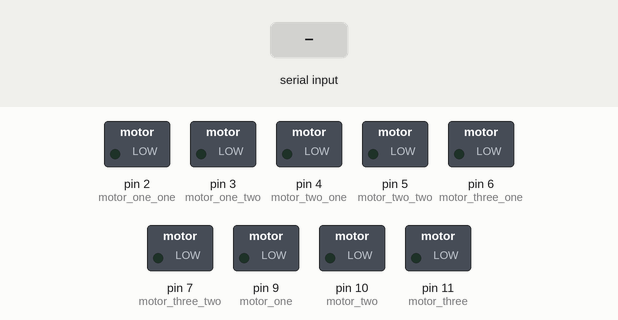
Bench run of a sketch on a simulated Arduino Uno, built with avr-gcc and run on an emulated ATmega328P. Parts: switched loads named in the sketch (green lamp = pin HIGH). The inputs (shaded band) are chosen by the test bench. What the sketch prints to the serial monitor is not drawn.

Above: at 1.2 s.
1.3 s: "1" received over Serial
At 2.1 s:
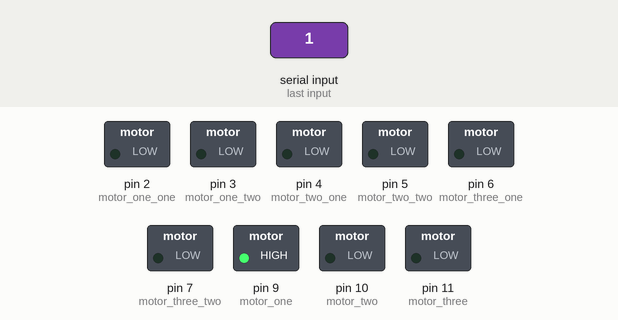
2.8 s: "2" received over Serial
At 3.2 s:
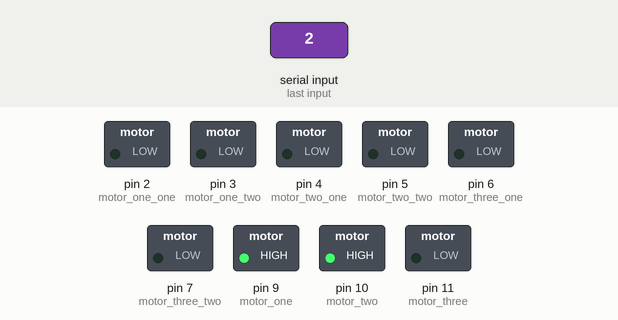
Timing chart, 0 to 5.8 s (numbered marks = the images above; inputs shaded):
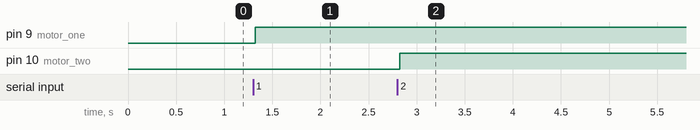

The sketch:

software_alpha.ino
```cpp
const int motor_one_one = 2; //moteur 1
const int motor_one_two = 3; //moteur 1
const int motor_two_one = 4; //moteur 2
const int motor_two_two = 5; //moteur 2
const int motor_three_one = 6; //moteur 3
const int motor_three_two = 7; //moteur 3
const int sensor_flow = 8; //capteur de courant
const int motor_one = 9; //voyant moteur 1
const int motor_two = 10; //voyant moteur 2
const int motor_three = 11; //voyant moteur 3
long time; //temps
char motor_activate = 0;
byte motor_sens_one = 0;
int byte_read2;
void setup()
{
  pinMode(motor_one_one, OUTPUT);
  pinMode(motor_one_two, OUTPUT);
  pinMode(motor_two_one, OUTPUT);
  pinMode(motor_two_two, OUTPUT);
  pinMode(motor_three_one, OUTPUT);
  pinMode(motor_three_two, OUTPUT);
  pinMode(motor_one, OUTPUT);
  pinMode(motor_two, OUTPUT);
  pinMode(motor_three, OUTPUT);
  pinMode(sensor_flow, INPUT);
  Serial.begin(9600);

}
void loop()
{
  byte byte_read = Serial.available();
  if(byte_read > 0) {
    motor_activate = Serial.read();
  }
  if(motor_activate== '1'){ //moteur 1 s'allume
    Serial.println("Moteur 1 selectionne");
    Serial.flush();
    digitalWrite(motor_one, HIGH);
    byte_read2 = Serial.available();
   while(byte_read2 > '-1' )
  {
    byte_read2 = Serial.available();
    Serial.print("En attente du sens");
    Serial.write(motor_sens_one);
    Serial.println();
    motor_sens_one = Serial.read();
    if(byte_read2 != -1) {Serial.print("ok");  }
  }

    if(motor_sens_one == '1'){
      char* variable1 = "moteur 1 allumé sens inverse aiguille d'une montre";
      Serial.println(variable1);
      digitalWrite(motor_one_one, LOW);
      digitalWrite(motor_one_two, HIGH); // tourne sens inverse aiguille d'une montre
      long motor_time_one = Serial.read();
      long time_one = motor_time_one + time;
      if(time_one - time < motor_time_one) { // on stoppe le moteur
        digitalWrite(motor_one_two,LOW); // on passe donc le pin 3 en LOW
      }
    }
    if(motor_sens_one == '2' ){
      char* variable1 = "moteur 1 allumé sens aiguille d'une montre";
      //  Serial.println(variable1);
      digitalWrite(motor_one_one, HIGH); // tourne sans aiguille d'une montre
      digitalWrite(motor_one_two, LOW);
      long motor_time_one = Serial.read();
      long time_one = motor_time_one + time;
      if(time_one - time < motor_time_one) { // on stoppe le moteur
        digitalWrite(motor_one_one,LOW); // on passe donc le pin 2 en LOW
      }
    }
    motor_activate = 0;
  }


  /***** Moteur 2 *****/

  if(motor_activate== '2'){ //moteur 2 s'allume
    Serial.println("Moteur 2 selectionne");
    Serial.flush();
    digitalWrite(motor_two, HIGH);
   while(byte_read != -1 )
    {
      byte_read2 = Serial.available();
      if(byte_read2 > 0) { motor_sens_one = Serial.read();}
          Serial.print("En attente du sens");
          Serial.write(motor_sens_one);
          Serial.println();
    }

    if(motor_sens_one == 1){
      char* variable1 = "moteur 1 allumé sens inverse aiguille d'une montre";
      Serial.println(variable1);
      digitalWrite(motor_one_one, LOW);
      digitalWrite(motor_one_two, HIGH); // tourne sens inverse aiguille d'une montre
      long motor_time_one = Serial.read();
      long time_one = motor_time_one + time;
      if(time_one - time < motor_time_one) { // on stoppe le moteur
        digitalWrite(motor_one_two,LOW); // on passe donc le pin 3 en LOW
      }
    }
    if(motor_sens_one == 2 ){
      char* variable1 = "moteur 1 allumé sens aiguille d'une montre";
      //  Serial.println(variable1);
      digitalWrite(motor_one_one, HIGH); // tourne sans aiguille d'une montre
      digitalWrite(motor_one_two, LOW);
      long motor_time_one = Serial.read();
      long time_one = motor_time_one + time;
      if(time_one - time < motor_time_one) { // on stoppe le moteur
        digitalWrite(motor_one_one,LOW); // on passe donc le pin 2 en LOW
      }
    }
    motor_activate = 0;
  }

  /***** Moteur 3 *****/

 if(motor_activate== '3'){ //moteur 1 s'allume
    Serial.println("Moteur 3 selectionne");
    Serial.flush();
    digitalWrite(motor_three, HIGH);
   while(byte_read != -1 )
    {
      byte_read2 = Serial.available();
      if(byte_read2 > 0) { motor_sens_one = Serial.read();}
          Serial.print("En attente du sens");
          Serial.write(motor_sens_one);
          Serial.println();
    }

    if(motor_sens_one == 1){
      char* variable1 = "moteur 1 allumé sens inverse aiguille d'une montre";
      Serial.println(variable1);
      digitalWrite(motor_one_one, LOW);
      digitalWrite(motor_one_two, HIGH); // tourne sens inverse aiguille d'une montre
      long motor_time_one = Serial.read();
      long time_one = motor_time_one + time;
      if(time_one - time < motor_time_one) { // on stoppe le moteur
        digitalWrite(motor_one_two,LOW); // on passe donc le pin 3 en LOW
      }
    }
    if(motor_sens_one == 2 ){
      char* variable1 = "moteur 1 allumé sens aiguille d'une montre";
      //  Serial.println(variable1);
      digitalWrite(motor_one_one, HIGH); // tourne sans aiguille d'une montre
      digitalWrite(motor_one_two, LOW);
      long motor_time_one = Serial.read();
      long time_one = motor_time_one + time;
      if(time_one - time < motor_time_one) { // on stoppe le moteur
        digitalWrite(motor_one_one,LOW); // on passe donc le pin 2 en LOW
      }
    }
    motor_activate = 0;
  }

}
```

Measured:
- after the input at 1.3 s, pin 9 (motor_one): LOW → HIGH at once
- after the input at 2.8 s, pin 10 (motor_two): LOW → HIGH at once
